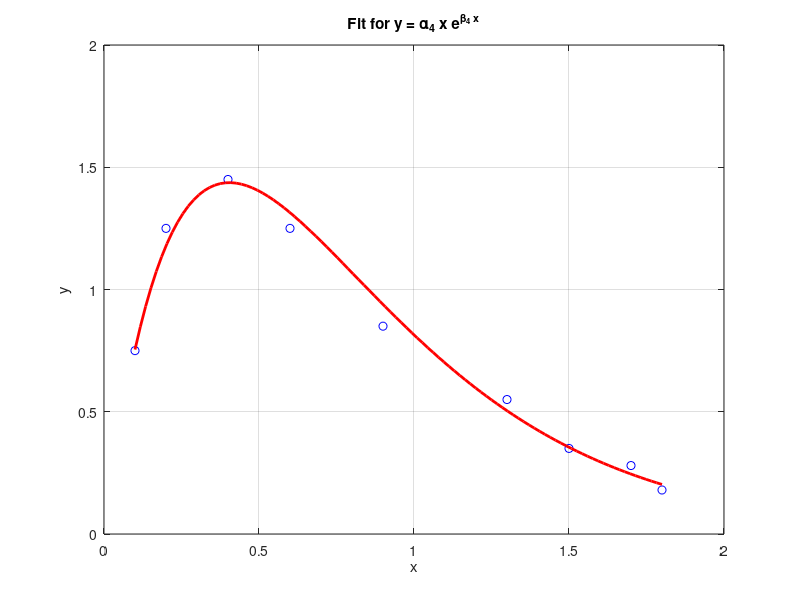

This chart was generated by the following MATLAB code:
%EA_HW_3_5 Nouh Shaikh
clc; clear; close all;

x = [0.1, 0.2, 0.4, 0.6, 0.9, 1.3, 1.5, 1.7, 1.8];
y = [0.75, 1.25, 1.45, 1.25, 0.85, 0.55, 0.35, 0.28, 0.18];

X_trans = x;
Y_trans = log(y ./ x);

p = polyfit(X_trans, Y_trans, 1);
beta4 = p(1);
alpha4 = exp(p(2));
fprintf('alpha4 = %.4f, beta4 = %.4f\n', alpha4, beta4);

x_fit = linspace(min(x), max(x), 100);
y_fit = alpha4 * x_fit .* exp(beta4 * x_fit);
plot(x, y, 'bo', x_fit, y_fit, 'r-', 'LineWidth', 2);
grid on; xlabel('x'); ylabel('y'); title('Fit for y = \alpha_4 x e^{\beta_4 x}');
